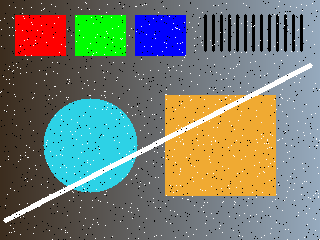
#> input picture 20261104/01_기본필수/noisy.png, 320 x 240 px, found by its file name
$ python 03_filter_edge.py
#> lines starting #> are read from the running program, lines starting #| are printed output that depends on the picture
from pathlib import Path
import os
import cv2
import numpy as np

# 제공 코드: 어느 작업 폴더에서 실행해도 현재 파일 옆의 입력을 읽습니다.
# OpenCV에는 영문 상대 경로를 전달합니다. 원본 파일은 덮어쓰지 않습니다.
os.chdir(Path(__file__).resolve().parent)

image = cv2.imread("noisy.png")
#> image is the input picture: shape (240, 320, 3); mean B, G, R 111.3, 124.4, 118.5
gray = cv2.cvtColor(image, cv2.COLOR_BGR2GRAY)
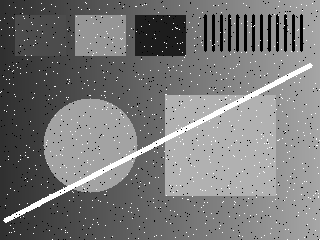
#> gray: shape (240, 320); min 0, max 255, mean 121.1
# >>> 해설 B03
# 양의 홀수 커널을 사용합니다. sigmaX=0은 커널 크기에서 표준편차를 계산하도록 합니다. Edge 개수는 품질 점수가 아닙니다.
blur = cv2.GaussianBlur(gray, (5, 5), 0)
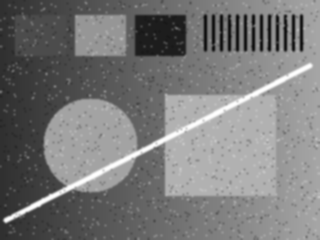
#> blur: shape (240, 320); min 13, max 255, mean 121.1
edge = cv2.Canny(blur, 80, 160) # 경계선을 검출하기 위한 함수에요
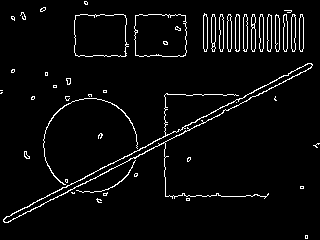
#> edge: shape (240, 320); 4.2% white in thin lines or dots
# <<< 해설 B03
cv2.imwrite("p03_blur.png", blur)
cv2.imwrite("p03_edge.png", edge)
print("설정: Gaussian (5,5), sigmaX=0, Canny 80/160")
print("Shape:", blur.shape, edge.shape)
#| Shape: (240, 320) (240, 320)
print("Edge 픽셀:", int(np.count_nonzero(edge)))
#| Edge 픽셀: 3234
